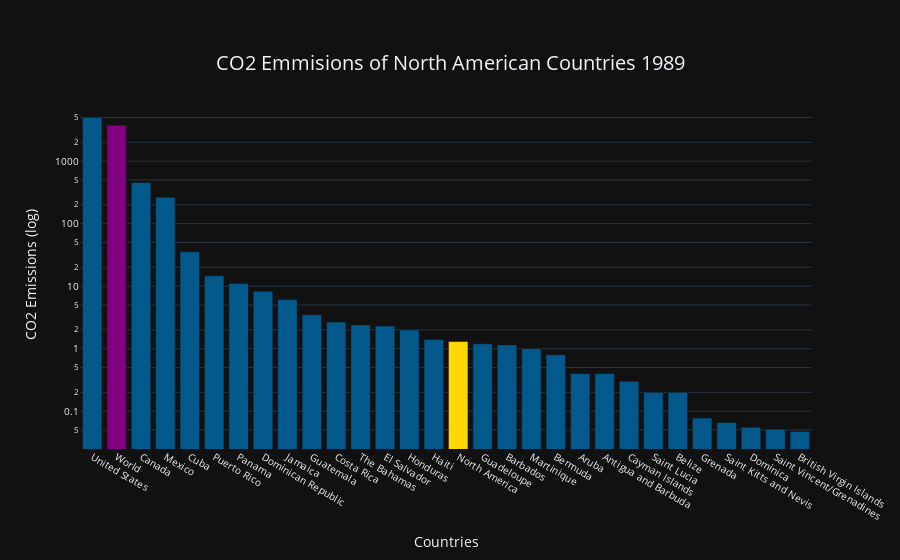
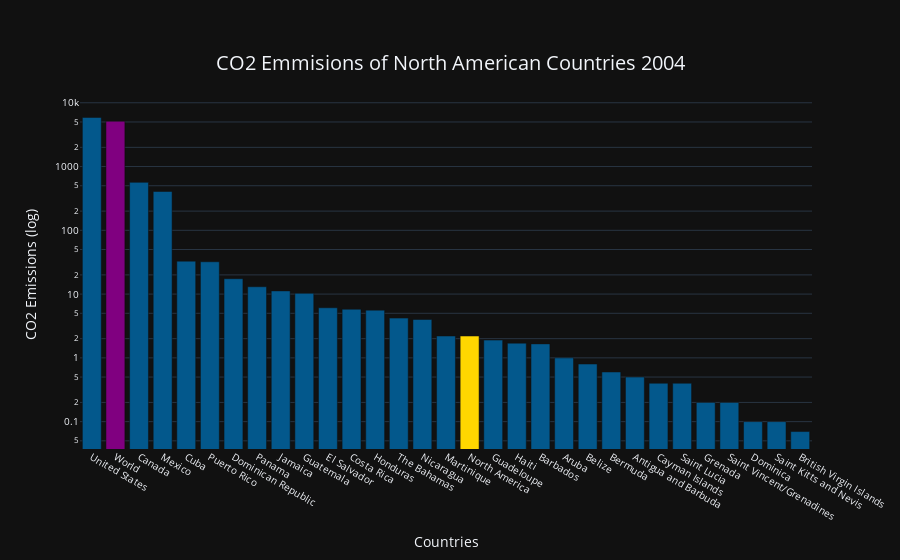
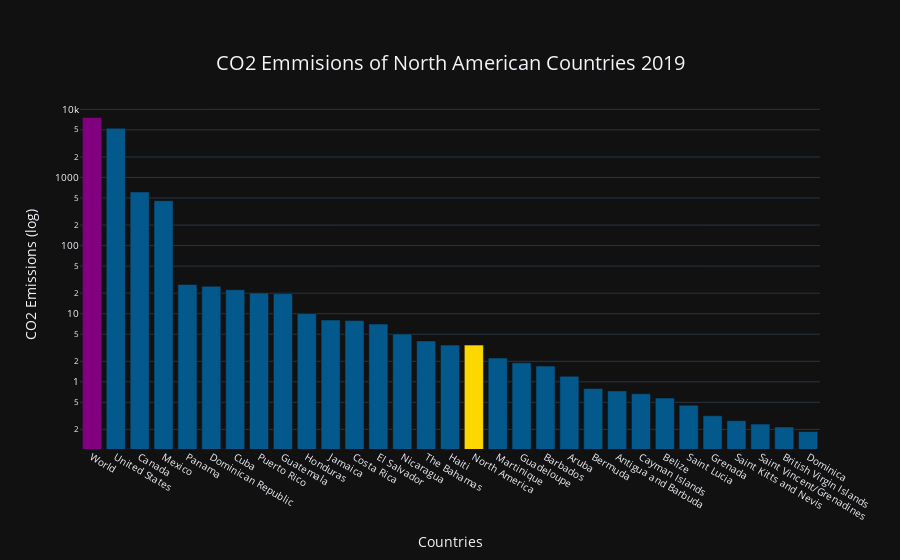

Notebook cell for these charts, in order:
### Markdown cell above
<b> What are the median values for North American countries compared to the Global CO2 emissions? <b>

### Code cell
#North American Countries
import plotly.graph_objects as go
years= []

for x in range(1989,2020,15):
   years.append(x)

for i in years:
   NA_plot= NA_emit[NA_emit['Year']== i].sort_values(by='CO2_emission', ascending=False).reset_index(drop=True)

   colors= ['#03588C']*len(NA_plot.index)
   colors[np.where(NA_plot['Country'] == 'World')[0][0]] = 'purple'
   colors[np.where(NA_plot['Country'] == 'North America')[0][0]] = 'gold'
   fig= go.Figure()

   fig.add_trace(go.Bar(x= NA_plot['Country'], y= NA_plot['CO2_emission'], marker_color= colors, ))
   fig.update_yaxes(type='log')

   fig.update_layout(
      {
         'title': { 
            'text': f"CO2 Emmisions of North American Countries {i}",
            'x' : 0.5,
            'y': 0.9,
            'font': {'size': 20}
            },
         'xaxis' : {
            'title' : 'Countries',
            'tickfont': {'size' : 10},
            'showticklabels': True
         },
         'yaxis': {
            'title' : 'CO2 Emissions (log)',
            'tickfont': {'size' : 10}
         },
         'template' : 'plotly_dark'
      }
   )

   fig.show()

### Figure 1 — Plotly figure (JSON) as saved in the notebook; plotly's stock layout.template omitted (floating-point values rounded to 4 significant figures)
{"data": [{"marker": {"color": ["#03588C", "purple", "#03588C", "#03588C", "#03588C", "#03588C", "#03588C", "#03588C", "#03588C", "#03588C", "#03588C", "#03588C", "#03588C", "#03588C", "#03588C", "gold", "#03588C", "#03588C", "#03588C", "#03588C", "#03588C", "#03588C", "#03588C", "#03588C", "#03588C", "#03588C", "#03588C", "#03588C", "#03588C", "#03588C"]}, "type": "bar", "x": ["United States", "World", "Canada", "Mexico", "Cuba", "Puerto Rico", "Panama", "Dominican Republic", "Jamaica", "Guatemala", "Costa Rica", "The Bahamas", "El Salvador", "Honduras", "Haiti", "North America", "Guadeloupe", "Barbados", "Martinique", "Bermuda", "Aruba", "Antigua and Barbuda", "Cayman Islands", "Saint Lucia", "Belize", "Grenada", "Saint Kitts and Nevis", "Dominica", "Saint Vincent/Grenadines", "British Virgin Islands"], "y": [4998.0, 3753.0, 455.9, 264.9, 35.53, 14.68, 11.04, 8.321, 6.1, 3.5, 2.675, 2.4, 2.3, 2, 1.405, 1.302, 1.2, 1.15, 1, 0.8, 0.4, 0.4, 0.3, 0.2, 0.2, 0.07745, 0.0661, 0.05548, 0.05135, 0.04723]}], "layout": {"title": {"font": {"size": 20}, "text": "CO2 Emmisions of North American Countries 1989", "x": 0.5, "y": 0.9}, "xaxis": {"showticklabels": true, "tickfont": {"size": 10}, "title": {"text": "Countries"}}, "yaxis": {"tickfont": {"size": 10}, "title": {"text": "CO2 Emissions (log)"}, "type": "log"}}}

### Figure 2 — Plotly figure (JSON) as saved in the notebook; plotly's stock layout.template omitted (floating-point values rounded to 4 significant figures)
{"data": [{"marker": {"color": ["#03588C", "purple", "#03588C", "#03588C", "#03588C", "#03588C", "#03588C", "#03588C", "#03588C", "#03588C", "#03588C", "#03588C", "#03588C", "#03588C", "#03588C", "#03588C", "gold", "#03588C", "#03588C", "#03588C", "#03588C", "#03588C", "#03588C", "#03588C", "#03588C", "#03588C", "#03588C", "#03588C", "#03588C", "#03588C", "#03588C"]}, "type": "bar", "x": ["United States", "World", "Canada", "Mexico", "Cuba", "Puerto Rico", "Dominican Republic", "Panama", "Jamaica", "Guatemala", "El Salvador", "Costa Rica", "Honduras", "The Bahamas", "Nicaragua", "Martinique", "North America", "Guadeloupe", "Haiti", "Barbados", "Aruba", "Belize", "Bermuda", "Antigua and Barbuda", "Cayman Islands", "Saint Lucia", "Grenada", "Saint Vincent/Grenadines", "Dominica", "Saint Kitts and Nevis", "British Virgin Islands"], "y": [5886.0, 5119.0, 565.0, 406.2, 32.83, 32.1, 17.42, 13.04, 11.21, 10.26, 6.103, 5.783, 5.601, 4.2, 4, 2.2, 2.2, 1.9, 1.7, 1.657, 1, 0.8, 0.6, 0.5, 0.4, 0.4, 0.2, 0.2, 0.1, 0.1, 0.0699]}], "layout": {"title": {"font": {"size": 20}, "text": "CO2 Emmisions of North American Countries 2004", "x": 0.5, "y": 0.9}, "xaxis": {"showticklabels": true, "tickfont": {"size": 10}, "title": {"text": "Countries"}}, "yaxis": {"tickfont": {"size": 10}, "title": {"text": "CO2 Emissions (log)"}, "type": "log"}}}

### Figure 3 — Plotly figure (JSON) as saved in the notebook; plotly's stock layout.template omitted (floating-point values rounded to 4 significant figures)
{"data": [{"marker": {"color": ["purple", "#03588C", "#03588C", "#03588C", "#03588C", "#03588C", "#03588C", "#03588C", "#03588C", "#03588C", "#03588C", "#03588C", "#03588C", "#03588C", "#03588C", "#03588C", "gold", "#03588C", "#03588C", "#03588C", "#03588C", "#03588C", "#03588C", "#03588C", "#03588C", "#03588C", "#03588C", "#03588C", "#03588C", "#03588C", "#03588C"]}, "type": "bar", "x": ["World", "United States", "Canada", "Mexico", "Panama", "Dominican Republic", "Cuba", "Puerto Rico", "Guatemala", "Honduras", "Jamaica", "Costa Rica", "El Salvador", "Nicaragua", "The Bahamas", "Haiti", "North America", "Martinique", "Guadeloupe", "Barbados", "Aruba", "Bermuda", "Antigua and Barbuda", "Cayman Islands", "Belize", "Saint Lucia", "Grenada", "Saint Kitts and Nevis", "Saint Vincent/Grenadines", "British Virgin Islands", "Dominica"], "y": [7608.0, 5277.0, 613.1, 456.1, 26.79, 25.27, 22.5, 20.15, 19.71, 10.05, 8.072, 7.924, 7.047, 5.028, 3.983, 3.458, 3.458, 2.242, 1.9, 1.702, 1.205, 0.7973, 0.7349, 0.6673, 0.5777, 0.4517, 0.3171, 0.2685, 0.2393, 0.2166, 0.186]}], "layout": {"title": {"font": {"size": 20}, "text": "CO2 Emmisions of North American Countries 2019", "x": 0.5, "y": 0.9}, "xaxis": {"showticklabels": true, "tickfont": {"size": 10}, "title": {"text": "Countries"}}, "yaxis": {"tickfont": {"size": 10}, "title": {"text": "CO2 Emissions (log)"}, "type": "log"}}}
